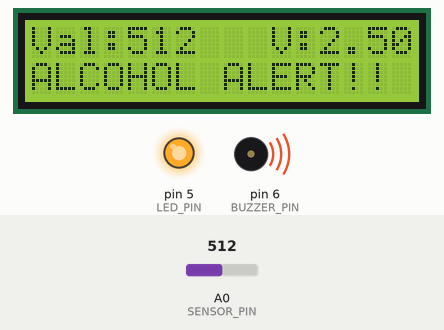
The sketch below on a simulated Arduino Uno, built with avr-gcc and run on an emulated ATmega328P. On the bench: 16×2 character LCD, output pins drawn as LEDs (lit = HIGH), buzzer (waves = sounding, pin HIGH). The test bench sets the inputs (shaded band); at power-on: A0 (SENSOR_PIN) = 512.

Above: at 4.2 s.
4.3 s: A0 (SENSOR_PIN) set to 413
At 5.2 s:
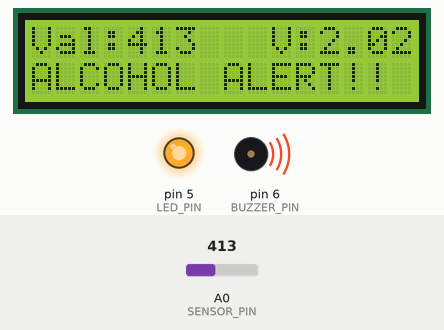
6.0 s: A0 (SENSOR_PIN) set to 387
At 7.0 s:
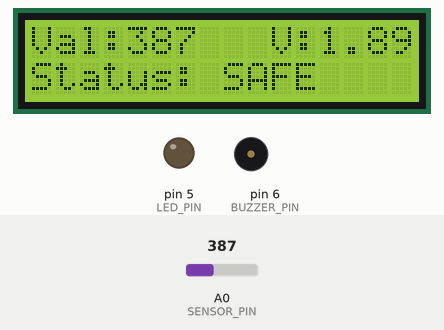
7.6 s: A0 (SENSOR_PIN) set to 410
At 8.6 s:
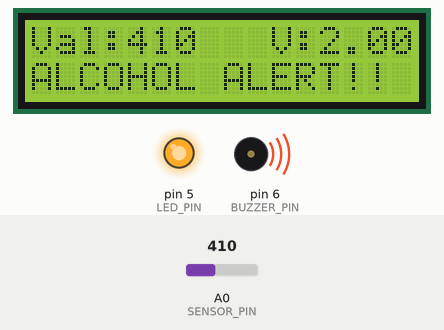
Timing chart, 0 to 10.6 s (numbered marks = the images above; inputs shaded):
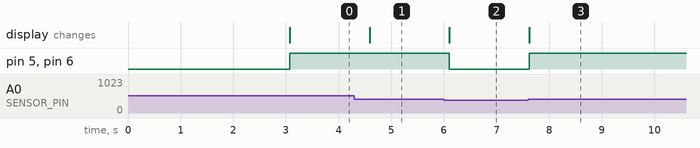

Measured:
- the behaviour switches between 401 and 400 on A0 (SENSOR_PIN) (found by bisection; images 1 and 2)
- after the input at 4.3 s, the display: changes after 0.29 s (image 1)
- after the input at 6.0 s, pin 5 (LED_PIN), pin 6 (BUZZER_PIN): HIGH → LOW after 0.10 s; the display: changes after 0.11 s (image 2)
- after the input at 7.6 s, pin 5 (LED_PIN), pin 6 (BUZZER_PIN): LOW → HIGH at once; the display: changes at once (image 3)

The sketch:

alcohol_sensor.ino
```cpp
#include <LiquidCrystal.h>

// LCD pin configuration (RS, E, D4, D5, D6, D7)
LiquidCrystal lcd(7, 8, 9, 10, 11, 12);

// Pin definitions
#define SENSOR_PIN A0
#define BUZZER_PIN 6
#define LED_PIN 5

// Threshold level for alcohol detection
#define THRESHOLD 400

// Function prototypes
void initializeSystem();
void readSensor();
void displayData(int value, float voltage);
void alertSystem(int value);

// Global variables
int sensorValue = 0;
float voltage = 0.0;

void setup() {
    initializeSystem();
}

void loop() {
    readSensor();
    displayData(sensorValue, voltage);
    alertSystem(sensorValue);
    delay(500);
}

// Initialize LCD and pins
void initializeSystem() {
    lcd.begin(16, 2);
    pinMode(BUZZER_PIN, OUTPUT);
    pinMode(LED_PIN, OUTPUT);

    lcd.setCursor(0, 0);
    lcd.print("Alcohol Detector");
    lcd.setCursor(0, 1);
    lcd.print("Initializing...");
    delay(3000);
    lcd.clear();
}

// Read MQ3 sensor value
void readSensor() {
    sensorValue = analogRead(SENSOR_PIN);
    voltage = sensorValue * (5.0 / 1023.0);
}

// Display data on LCD
void displayData(int value, float voltage) {
    lcd.setCursor(0, 0);
    lcd.print("Val:");
    lcd.print(value);
    lcd.print("   ");

    lcd.setCursor(10, 0);
    lcd.print("V:");
    lcd.print(voltage, 2);
}

// Alert logic
void alertSystem(int value) {
    if (value > THRESHOLD) {
        digitalWrite(BUZZER_PIN, HIGH);
        digitalWrite(LED_PIN, HIGH);

        lcd.setCursor(0, 1);
        lcd.print("ALCOHOL ALERT!! ");
    } else {
        digitalWrite(BUZZER_PIN, LOW);
        digitalWrite(LED_PIN, LOW);

        lcd.setCursor(0, 1);
        lcd.print("Status: SAFE    ");
    }
}
```
